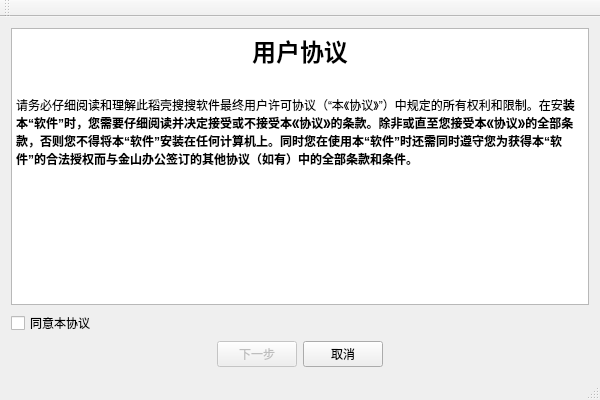
<?xml version="1.0" encoding="UTF-8"?>
<ui version="4.0">
 <class>Test5_1CClass</class>
 <widget class="QMainWindow" name="Test5_1CClass">
  <property name="geometry">
   <rect>
    <x>0</x>
    <y>0</y>
    <width>600</width>
    <height>400</height>
   </rect>
  </property>
  <property name="windowTitle">
   <string>Test5_1C</string>
  </property>
  <widget class="QWidget" name="centralWidget">
   <layout class="QVBoxLayout" name="verticalLayout">
    <item>
     <widget class="QTextBrowser" name="textBrowser">
      <property name="html">
       <string>&lt;!DOCTYPE HTML PUBLIC &quot;-//W3C//DTD HTML 4.0//EN&quot; &quot;http://www.w3.org/TR/REC-html40/strict.dtd&quot;&gt;
&lt;html&gt;&lt;head&gt;&lt;meta name=&quot;qrichtext&quot; content=&quot;1&quot; /&gt;&lt;style type=&quot;text/css&quot;&gt;
p, li { white-space: pre-wrap; }
&lt;/style&gt;&lt;/head&gt;&lt;body style=&quot; font-family:'SimSun'; font-size:9pt; font-weight:400; font-style:normal;&quot;&gt;
&lt;p align=&quot;center&quot; style=&quot; margin-top:0px; margin-bottom:0px; margin-left:0px; margin-right:0px; -qt-block-indent:0; text-indent:0px;&quot;&gt;&lt;span style=&quot; font-size:18pt; font-weight:600;&quot;&gt;用户协议&lt;/span&gt;&lt;/p&gt;
&lt;p style=&quot;-qt-paragraph-type:empty; margin-top:0px; margin-bottom:0px; margin-left:0px; margin-right:0px; -qt-block-indent:0; text-indent:0px;&quot;&gt;&lt;/p&gt;
&lt;p style=&quot;-qt-paragraph-type:empty; margin-top:0px; margin-bottom:0px; margin-left:0px; margin-right:0px; -qt-block-indent:0; text-indent:0px;&quot;&gt;&lt;/p&gt;
&lt;p style=&quot; margin-top:0px; margin-bottom:0px; margin-left:0px; margin-right:0px; -qt-block-indent:0; text-indent:0px;&quot;&gt;请务必仔细阅读和理解此稻壳搜搜软件最终用户许可协议（“本《协议》”）中规定的所有权利和限制。在安&lt;span style=&quot; font-weight:600;&quot;&gt;装本“软件”时，您需要仔细阅读并决定接受或不接受本《协议》的条款。除非或直至您接受本《协议》的全部条款，否则您不得将本“软件”安装在任何计算机上。同时您在使用本“软件”时还需同时遵守您为获得本“软件”的合法授权而与金山办公签订的其他协议（如有）中的全部条款和条件。&lt;/span&gt;&lt;/p&gt;&lt;/body&gt;&lt;/html&gt;</string>
      </property>
     </widget>
    </item>
    <item>
     <widget class="QCheckBox" name="cbxAgreed">
      <property name="text">
       <string>同意本协议</string>
      </property>
     </widget>
    </item>
    <item>
     <layout class="QHBoxLayout" name="horizontalLayout">
      <item>
       <spacer name="horizontalSpacer">
        <property name="orientation">
         <enum>Qt::Horizontal</enum>
        </property>
        <property name="sizeHint" stdset="0">
         <size>
          <width>40</width>
          <height>20</height>
         </size>
        </property>
       </spacer>
      </item>
      <item>
       <widget class="QPushButton" name="btnNext">
        <property name="enabled">
         <bool>false</bool>
        </property>
        <property name="text">
         <string>下一步</string>
        </property>
       </widget>
      </item>
      <item>
       <widget class="QPushButton" name="pushButton_2">
        <property name="text">
         <string>取消</string>
        </property>
       </widget>
      </item>
      <item>
       <spacer name="horizontalSpacer_2">
        <property name="orientation">
         <enum>Qt::Horizontal</enum>
        </property>
        <property name="sizeHint" stdset="0">
         <size>
          <width>40</width>
          <height>20</height>
         </size>
        </property>
       </spacer>
      </item>
     </layout>
    </item>
   </layout>
  </widget>
  <widget class="QMenuBar" name="menuBar">
   <property name="geometry">
    <rect>
     <x>0</x>
     <y>0</y>
     <width>600</width>
     <height>21</height>
    </rect>
   </property>
  </widget>
  <widget class="QToolBar" name="mainToolBar">
   <attribute name="toolBarArea">
    <enum>TopToolBarArea</enum>
   </attribute>
   <attribute name="toolBarBreak">
    <bool>false</bool>
   </attribute>
  </widget>
  <widget class="QStatusBar" name="statusBar"/>
 </widget>
 <layoutdefault spacing="6" margin="11"/>
 <resources>
  <include location="test5_1c.qrc"/>
 </resources>
 <connections/>
</ui>
